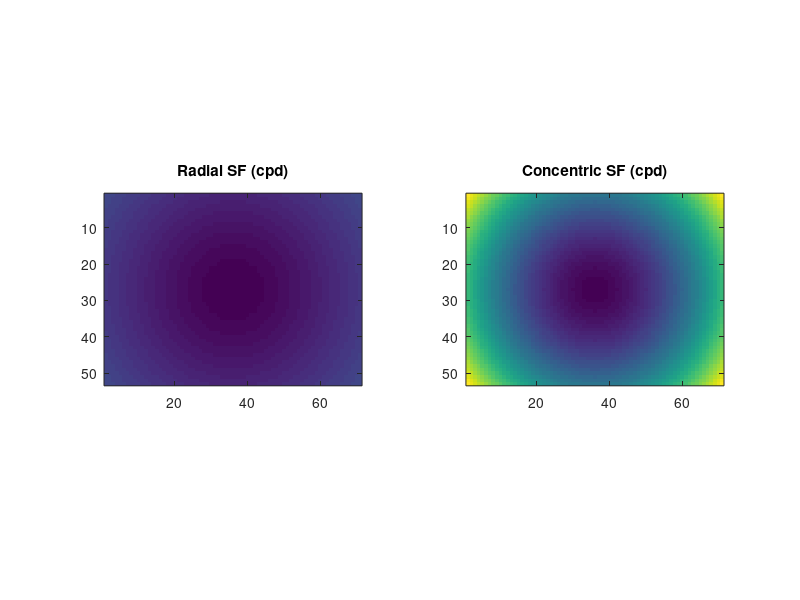
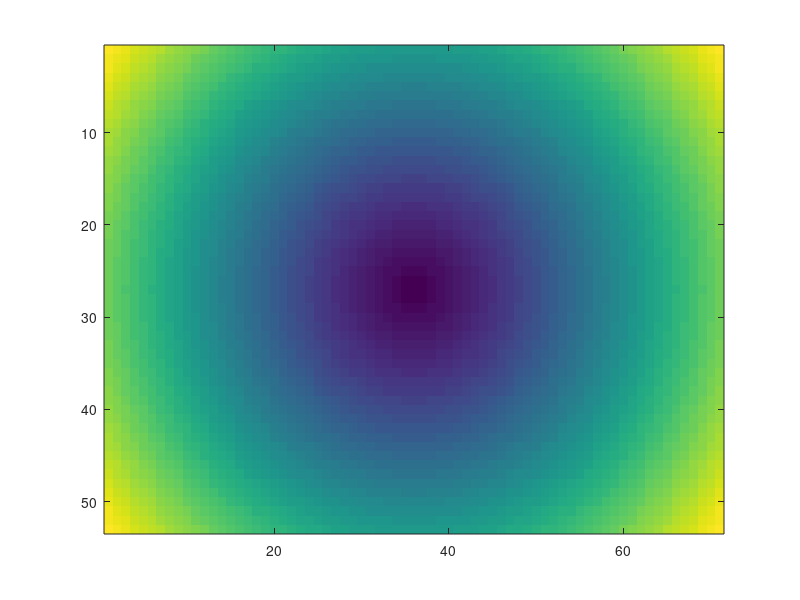

The MATLAB source for these figures, in order:
function [vsf,hsf]=compute_real_sf
%COMPUTE_REAL_SF
%%
% 2014, Alexander Heimel
%


x = -35:35; % cm
y = -26:26; % cm
[gx,gy]=meshgrid(x,y);

sf = 0.05; % cpd

z = 15; % cm
pixels_per_cm = 1152/75;  % should get from robbie

%z=24;
%pixels_per_cm = 800/70.5;  % should get from robbie

[rsf,csf] =  get_real_sf(gx,gy,z,sf,pixels_per_cm);
clim = [min([rsf(:);csf(:)]) max([rsf(:);csf(:)])];

figure;
subplot(1,2,1);
imagesc(rsf,clim)
axis image
title('Radial SF (cpd)');
subplot(1,2,2)
imagesc(csf,clim)
axis image
title('Concentric SF (cpd)');

figure;
imagesc(csf./rsf);
keyboard

function [radial_sf,concentric_sf] = get_real_sf(x,y,z,sf,pixels_per_cm)

cm_per_degree = 2*z*tan(0.5/180*pi);
pixels_per_degree = pixels_per_cm * cm_per_degree

width_pixels = 1/sf * pixels_per_degree; % 
w = width_pixels / pixels_per_cm; % width in cm

h = sqrt(x.^2 + y.^2);
r = sqrt(h.^2 + z.^2);
concentric_angle_deg = atan(w ./r)/pi*180;
radial_angle_deg = atan((h+w)./z)/pi*180 - atan(h./z)/pi*180;
concentric_sf = 1./radial_angle_deg;
radial_sf = 1./concentric_angle_deg;


% [az_mid_rad,el_up_rad,r] = cart2sph( z,x,y+width_cm/2);
% [az_mid_rad,el_dn_rad,r] = cart2sph( z,x,y-width_cm/2);
% real_height_deg = (el_up_rad-el_dn_rad)/pi*180
% real_vert_sf = 1./real_height_deg;
% 
% [az_left_rad,el_mid_rad,r] = cart2sph( z,x-width_cm/2,y);
% [az_right_rad,el_mid_rad,r] = cart2sph( z,x+width_cm/2,y);
% real_width_deg = (az_right_rad-az_left_rad)/pi*180
% real_hori_sf = 1./real_width_deg;
% 
% 
